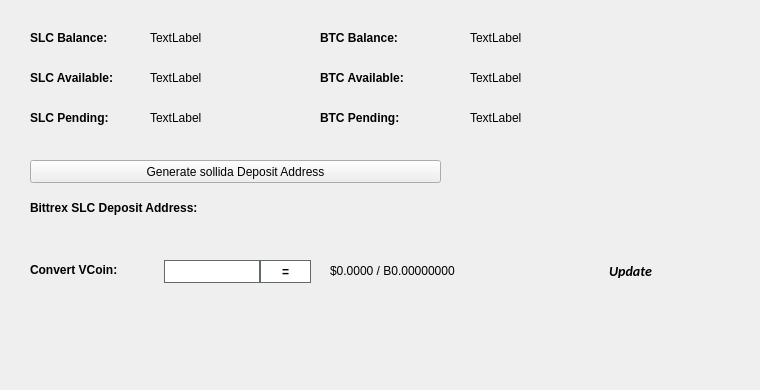
   <widget class="QWidget" name="BalanceTab">
    <attribute name="title">
     <string>Balance</string>
    </attribute>
    <widget class="QLabel" name="BitcoinBalanceLabel">
     <property name="geometry">
      <rect>
       <x>470</x>
       <y>30</y>
       <width>150</width>
       <height>16</height>
      </rect>
     </property>
     <property name="text">
      <string>TextLabel</string>
     </property>
    </widget>
    <widget class="QLabel" name="SLCBalanceLabel">
     <property name="geometry">
      <rect>
       <x>150</x>
       <y>30</y>
       <width>150</width>
       <height>16</height>
      </rect>
     </property>
     <property name="text">
      <string>TextLabel</string>
     </property>
    </widget>
    <widget class="QLabel" name="label_11">
     <property name="geometry">
      <rect>
       <x>30</x>
       <y>30</y>
       <width>101</width>
       <height>16</height>
      </rect>
     </property>
     <property name="font">
      <font>
       <weight>75</weight>
       <bold>true</bold>
      </font>
     </property>
     <property name="text">
      <string>SLC Balance:</string>
     </property>
    </widget>
    <widget class="QLabel" name="label_12">
     <property name="geometry">
      <rect>
       <x>320</x>
       <y>30</y>
       <width>101</width>
       <height>16</height>
      </rect>
     </property>
     <property name="font">
      <font>
       <weight>75</weight>
       <bold>true</bold>
      </font>
     </property>
     <property name="text">
      <string>BTC Balance:</string>
     </property>
    </widget>
    <widget class="QLabel" name="SLCAvailableLabel_2">
     <property name="geometry">
      <rect>
       <x>150</x>
       <y>70</y>
       <width>150</width>
       <height>16</height>
      </rect>
     </property>
     <property name="text">
      <string>TextLabel</string>
     </property>
    </widget>
    <widget class="QLabel" name="label_13">
     <property name="geometry">
      <rect>
       <x>30</x>
       <y>70</y>
       <width>111</width>
       <height>16</height>
      </rect>
     </property>
     <property name="font">
      <font>
       <weight>75</weight>
       <bold>true</bold>
      </font>
     </property>
     <property name="text">
      <string>SLC Available:</string>
     </property>
    </widget>
    <widget class="QLabel" name="label_14">
     <property name="geometry">
      <rect>
       <x>30</x>
       <y>110</y>
       <width>101</width>
       <height>16</height>
      </rect>
     </property>
     <property name="font">
      <font>
       <weight>75</weight>
       <bold>true</bold>
      </font>
     </property>
     <property name="text">
      <string>SLC Pending:</string>
     </property>
    </widget>
    <widget class="QLabel" name="SLCPendingLabel">
     <property name="geometry">
      <rect>
       <x>150</x>
       <y>110</y>
       <width>150</width>
       <height>16</height>
      </rect>
     </property>
     <property name="text">
      <string>TextLabel</string>
     </property>
    </widget>
    <widget class="QLabel" name="label_15">
     <property name="geometry">
      <rect>
       <x>320</x>
       <y>70</y>
       <width>111</width>
       <height>16</height>
      </rect>
     </property>
     <property name="font">
      <font>
       <weight>75</weight>
       <bold>true</bold>
      </font>
     </property>
     <property name="text">
      <string>BTC Available:</string>
     </property>
    </widget>
    <widget class="QLabel" name="BitcoinAvailableLabel">
     <property name="geometry">
      <rect>
       <x>470</x>
       <y>70</y>
       <width>150</width>
       <height>16</height>
      </rect>
     </property>
     <property name="text">
      <string>TextLabel</string>
     </property>
    </widget>
    <widget class="QLabel" name="label_31">
     <property name="geometry">
      <rect>
       <x>320</x>
       <y>110</y>
       <width>111</width>
       <height>16</height>
      </rect>
     </property>
     <property name="font">
      <font>
       <weight>75</weight>
       <bold>true</bold>
      </font>
     </property>
     <property name="text">
      <string>BTC Pending:</string>
     </property>
    </widget>
    <widget class="QLabel" name="BitcoinPendingLabel">
     <property name="geometry">
      <rect>
       <x>470</x>
       <y>110</y>
       <width>150</width>
       <height>16</height>
      </rect>
     </property>
     <property name="text">
      <string>TextLabel</string>
     </property>
    </widget>
    <widget class="QLabel" name="label_33">
     <property name="geometry">
      <rect>
       <x>30</x>
       <y>200</y>
       <width>221</width>
       <height>16</height>
      </rect>
     </property>
     <property name="font">
      <font>
       <weight>75</weight>
       <bold>true</bold>
      </font>
     </property>
     <property name="text">
      <string>Bittrex SLC Deposit Address:</string>
     </property>
    </widget>
    <widget class="QPushButton" name="GenDepositBTN">
     <property name="geometry">
      <rect>
       <x>30</x>
       <y>160</y>
       <width>411</width>
       <height>23</height>
      </rect>
     </property>
     <property name="text">
      <string>Generate sollida Deposit Address</string>
     </property>
     <property name="icon">
      <iconset resource="../sollida.qrc">
       <normaloff>:/icons/bitcoin</normaloff>:/icons/bitcoin</iconset>
     </property>
    </widget>
    <widget class="QLabel" name="DepositAddressLabel">
     <property name="geometry">
      <rect>
       <x>200</x>
       <y>200</y>
       <width>261</width>
       <height>16</height>
      </rect>
     </property>
     <property name="palette">
      <palette>
       <active>
        <colorrole role="WindowText">
         <brush brushstyle="SolidPattern">
          <color alpha="255">
           <red>0</red>
           <green>0</green>
           <blue>0</blue>
          </color>
         </brush>
        </colorrole>
        <colorrole role="Text">
         <brush brushstyle="SolidPattern">
          <color alpha="255">
           <red>0</red>
           <green>0</green>
           <blue>255</blue>
          </color>
         </brush>
        </colorrole>
       </active>
       <inactive>
        <colorrole role="WindowText">
         <brush brushstyle="SolidPattern">
          <color alpha="255">
           <red>0</red>
           <green>0</green>
           <blue>0</blue>
          </color>
         </brush>
        </colorrole>
        <colorrole role="Text">
         <brush brushstyle="SolidPattern">
          <color alpha="255">
           <red>0</red>
           <green>0</green>
           <blue>255</blue>
          </color>
         </brush>
        </colorrole>
       </inactive>
       <disabled>
        <colorrole role="WindowText">
         <brush brushstyle="SolidPattern">
          <color alpha="255">
           <red>120</red>
           <green>120</green>
           <blue>120</blue>
          </color>
         </brush>
        </colorrole>
        <colorrole role="Text">
         <brush brushstyle="SolidPattern">
          <color alpha="255">
           <red>120</red>
           <green>120</green>
           <blue>120</blue>
          </color>
         </brush>
        </colorrole>
       </disabled>
      </palette>
     </property>
     <property name="font">
      <font>
       <weight>75</weight>
       <bold>true</bold>
      </font>
     </property>
     <property name="text">
      <string/>
     </property>
     <property name="alignment">
      <set>Qt::AlignRight|Qt::AlignTrailing|Qt::AlignVCenter</set>
     </property>
     <property name="textInteractionFlags">
      <set>Qt::LinksAccessibleByMouse|Qt::TextSelectableByKeyboard|Qt::TextSelectableByMouse</set>
     </property>
    </widget>
    <widget class="QLabel" name="label_8">
     <property name="geometry">
      <rect>
       <x>460</x>
       <y>300</y>
       <width>281</width>
       <height>81</height>
      </rect>
     </property>
     <property name="text">
      <string/>
     </property>
     <property name="pixmap">
      <pixmap>:/images/bittrex</pixmap>
     </property>
    </widget>
    <widget class="QWidget" name="widgetConversion" native="true">
     <property name="geometry">
      <rect>
       <x>0</x>
       <y>250</y>
       <width>751</width>
       <height>43</height>
      </rect>
     </property>
     <property name="minimumSize">
      <size>
       <width>0</width>
       <height>43</height>
      </size>
     </property>
     <property name="styleSheet">
      <string notr="true"/>
     </property>
     <widget class="QPushButton" name="btnUpdateMarketData">
      <property name="geometry">
       <rect>
        <x>575</x>
        <y>0</y>
        <width>111</width>
        <height>41</height>
       </rect>
      </property>
      <property name="sizePolicy">
       <sizepolicy hsizetype="Expanding" vsizetype="Expanding">
        <horstretch>0</horstretch>
        <verstretch>0</verstretch>
       </sizepolicy>
      </property>
      <property name="font">
       <font>
        <family>calibri</family>
        <pointsize>-1</pointsize>
        <weight>75</weight>
        <italic>true</italic>
        <bold>true</bold>
       </font>
      </property>
      <property name="styleSheet">
       <string notr="true">margin:0px;text-align:center;padding:2px;border-radius:3px;font-style:italic;width:100px;font-size:14px;font-family:calibri;font-weight:600;</string>
      </property>
      <property name="text">
       <string>Update</string>
      </property>
      <property name="iconSize">
       <size>
        <width>150</width>
        <height>35</height>
       </size>
      </property>
      <property name="autoDefault">
       <bool>true</bool>
      </property>
      <property name="default">
       <bool>true</bool>
      </property>
     </widget>
     <widget class="QLabel" name="lblConvertVCoin">
      <property name="geometry">
       <rect>
        <x>30</x>
        <y>10</y>
        <width>131</width>
        <height>20</height>
       </rect>
      </property>
      <property name="styleSheet">
       <string notr="true"/>
      </property>
      <property name="text">
       <string>&lt;html&gt;&lt;head/&gt;&lt;body&gt;&lt;p&gt;&lt;span style=&quot; font-weight:600;&quot;&gt;Convert VCoin:&lt;/span&gt;&lt;/p&gt;&lt;/body&gt;&lt;/html&gt;</string>
      </property>
     </widget>
     <widget class="QLineEdit" name="txtConvertVCoinQty">
      <property name="geometry">
       <rect>
        <x>160</x>
        <y>10</y>
        <width>100</width>
        <height>23</height>
       </rect>
      </property>
      <property name="minimumSize">
       <size>
        <width>100</width>
        <height>23</height>
       </size>
      </property>
      <property name="maximumSize">
       <size>
        <width>100</width>
        <height>16777215</height>
       </size>
      </property>
      <property name="styleSheet">
       <string notr="true">border: 1px solid #61696c;margin-left:4px;</string>
      </property>
     </widget>
     <widget class="QPushButton" name="btnConvertsollida">
      <property name="geometry">
       <rect>
        <x>260</x>
        <y>10</y>
        <width>51</width>
        <height>23</height>
       </rect>
      </property>
      <property name="minimumSize">
       <size>
        <width>0</width>
        <height>23</height>
       </size>
      </property>
      <property name="styleSheet">
       <string notr="true">border:1px solid #61696c;background:white;font-weight:600;</string>
      </property>
      <property name="text">
       <string>=</string>
      </property>
     </widget>
     <widget class="QLabel" name="lblConvertVCoinResults">
      <property name="geometry">
       <rect>
        <x>330</x>
        <y>0</y>
        <width>201</width>
        <height>41</height>
       </rect>
      </property>
      <property name="styleSheet">
       <string notr="true"/>
      </property>
      <property name="text">
       <string>$0.0000 / B0.00000000</string>
      </property>
     </widget>
     <widget class="QLabel" name="iconOverviewUpdateWait">
      <property name="geometry">
       <rect>
        <x>670</x>
        <y>10</y>
        <width>24</width>
        <height>24</height>
       </rect>
      </property>
      <property name="text">
       <string/>
      </property>
      <property name="pixmap">
       <pixmap resource="../sollida.qrc">:/icons/transaction_1</pixmap>
      </property>
      <property name="scaledContents">
       <bool>true</bool>
      </property>
      <property name="alignment">
       <set>Qt::AlignCenter</set>
      </property>
     </widget>
    </widget>
   </widget>
